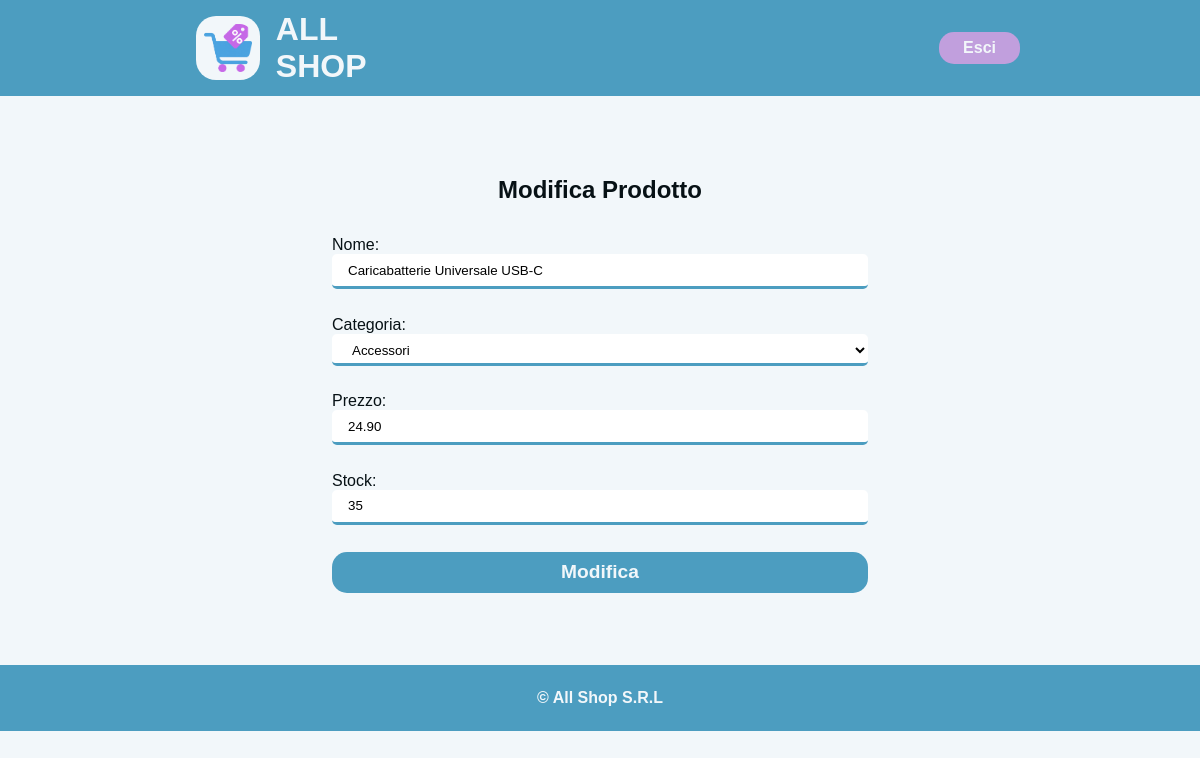
Page /edit_product.php?id=12 (signed in) on the committed database.
### tables this page shows
CREATE Table prodotti(
    id INT PRIMARY KEY AUTO_INCREMENT,
    nome VARCHAR(100) NOT NULL,
    id_categoria INT NOT NULL,
    prezzo DECIMAL(10, 2) NOT NULL,
    stock INT NOT NULL,
    check(prezzo >= 0),
    check(stock >= 0),
    FOREIGN key(id_categoria) REFERENCES categorie(id)
);

CREATE TABLE categorie (
    id INT PRIMARY KEY AUTO_INCREMENT,
    nome VARCHAR(100) UNIQUE NOT NULL
);

### src/edit_product.php (the view, shortened to what this page needs)
<?php
$page_name = "Modifica Prodotto";
include 'includes/header.php';
require_once 'php/connection.php';
?>
<section class="section-centering">
    <h2 class="title-page"><?=$page_name?></h2>
    <?php
        $id = $_GET['id'];
        $sql = "SELECT p.nome, prezzo, stock, c.id as id_categoria, c.nome as categoria FROM prodotti p JOIN categorie c on p.id_categoria = c.id WHERE p.id = $id;";
        $result = $conn->query($sql);
        $row = $result->fetch_assoc();
    ?>
    <form class="form" action="" method="post">
        <label for="nome">Nome:</label>
        <input type="text" name="nome" required value="<?=$row['nome']?>">
        <label for="id_categoria">Categoria:</label>
        <select name="id_categoria" required>
            <option value="<?=$row['id_categoria']?>"><?=$row['categoria']?></option>
        </select>
        <label for="prezzo">Prezzo:</label>
        <input type="number" name="prezzo" min="0" step="0.01" required value="<?=$row['prezzo']?>">
        <label for="stock">Stock:</label>
        <input type="number" name="stock" min="0" required value="<?=$row['stock']?>">
        <input type="submit" value="Modifica">
    </form>
</section>
<?php
include 'includes/footer.php';
?>

### src/css/style.css (style rules this page uses)
*, *::after, *::before { margin: 0; padding: 0; box-sizing: border-box; }
:root { --text: #071115; --background: #f2f7fa; --primary: #4c9dc0; --secondary: #c19fdd; --accent: #cf75ce; font-family: Arial, Helvetica, sans-serif; color: var(--text); }
.title-page { text-align: center; padding-top: 5vh; }
body { background-color: var(--background); }
section { min-height: 70vh; padding: 5vh 5vw; }
.section-centering { display: flex; align-items: center; flex-direction: column; justify-content: center; padding: 5vh 8vw; }
.form { width: 50vw; display: flex; flex-direction: column; padding: 2em; }
.form input:not([type="submit"]), .form select { margin-bottom: 2em; border: 0; border-bottom: solid 3px var(--primary); border-radius: 5px; padding: 1rem; height: 2rem; }
.form select { appearance: base-select; background-color: white; padding-top: 0.5rem; padding-bottom: 0.5rem; }
.form input[type="submit"] { border: 0; background-color: var(--primary); border-radius: 15px; color: var(--background); font-weight: bold; cursor: pointer; font-size: 1.2rem; padding: 0.5em; }

### rows in the picture
prodotti: nome "Caricabatterie Universale USB-C", id_categoria "Accessori", prezzo "24.90", stock "35"

### other values in the picture
$page_name "Modifica Prodotto"
